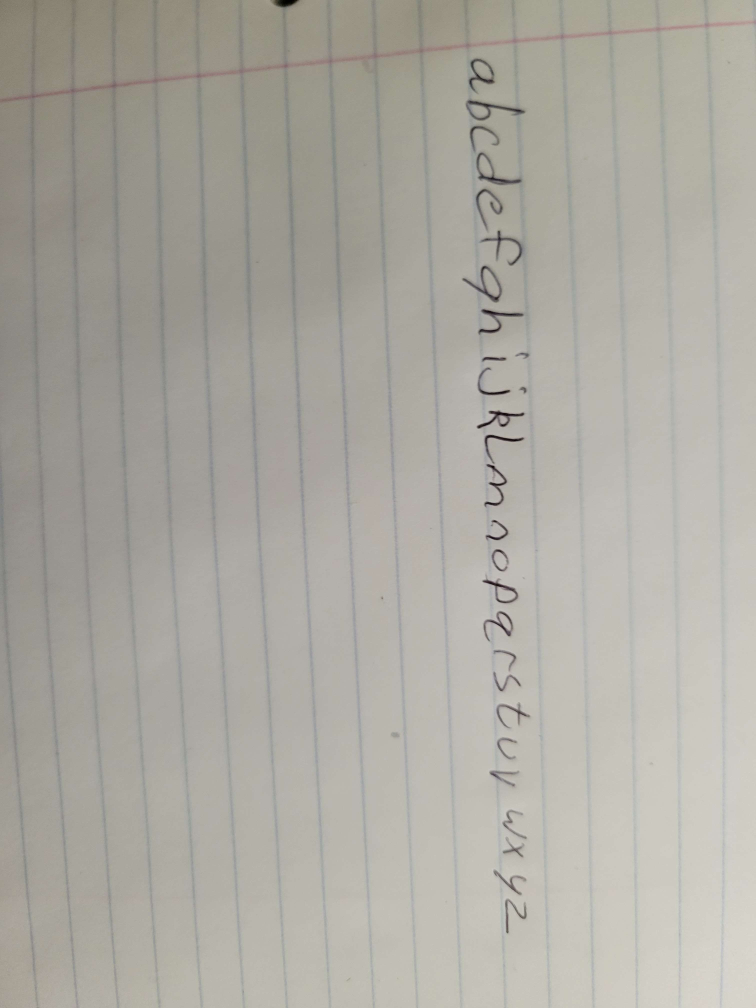
#> input picture OCR_PROJECT/data/sample_1_lower.jpg, 3024 x 4032 px (shown at 1/4 size); its folder holds only this picture in this run
$ python main.py
#> lines starting #> are read from the running program, lines starting #| are printed output that depends on the picture; after the words box and inside, x2 and y2 are one past the last pixel; in counts of white or black regions, pixels touching at a corner belong together
#> (reads OCR_PROJECT/data/truthValue_upper.txt from the repository)
#> (reads OCR_PROJECT/data/truthValue_lower.txt from the repository)
### OCR_PROJECT/preprocess.py
import cv2
import matplotlib.pyplot as plt

def preprocess_image(image_path):
#> called with image_path = 'data/sample_1_lower.jpg'
    img = cv2.imread(image_path)
#> img is the input picture: shape (4032, 3024, 3); mean B, G, R 161.6, 169.5, 172.3
    gray = cv2.cvtColor(img, cv2.COLOR_BGR2GRAY)

    # Apply thresholding
    _, thresh = cv2.threshold(gray, 128, 255, cv2.THRESH_BINARY)
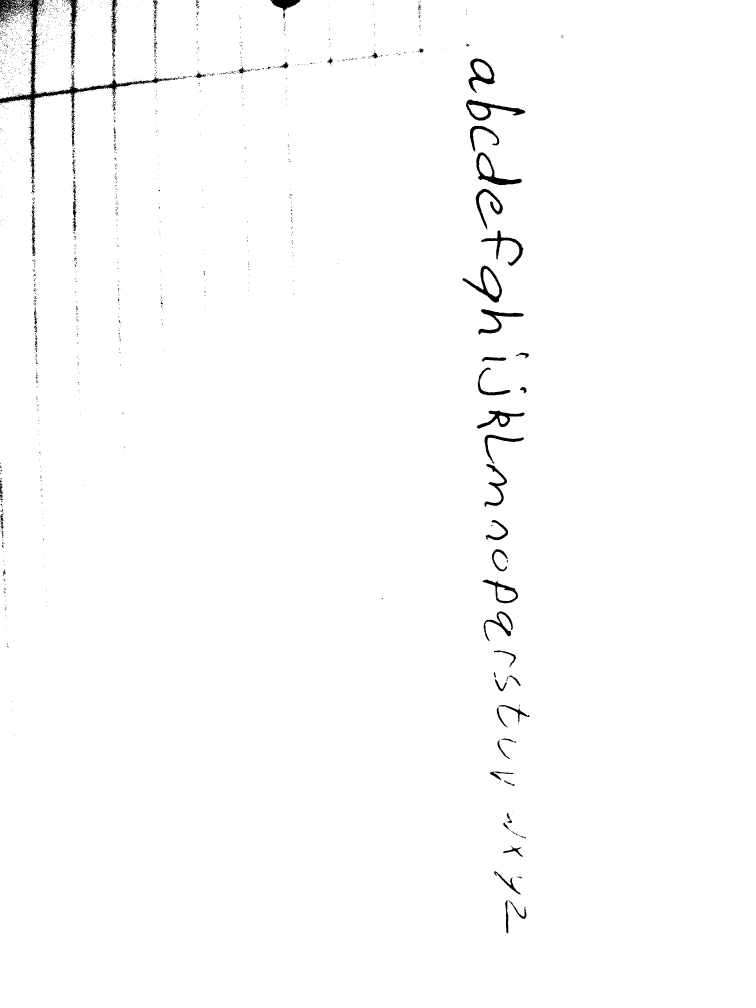
#> thresh: shape (4032, 3024) (shown at 1/4 size); 99% white; 2679 black regions (2476 under 20 px), largest, box (x1, y1, x2, y2) and area: (0, 0, 700, 717) 26272, (1864, 398, 2101, 483) 5507, (1905, 610, 2088, 741) 5424

    # Resize (Optional for OCR)
    thresh = cv2.resize(thresh, None, fx=2, fy=2, interpolation=cv2.INTER_CUBIC)
#> thresh: shape (8064, 6048)

    # Visualize image
    plt.imshow(thresh, cmap='gray')
    plt.title('Processed Image')
    plt.show()

    return thresh

### OCR_PROJECT/ocr.py
 # Functions for running Tesseract OCR

import pytesseract
import cv2


pytesseract.pytesseract.tesseract_cmd = "/usr/bin/tesseract"

def run_ocr(image):
    config = "--oem 1 --psm 7"#tuning psm (Page Segmentation Mode) and oem (OCR Engine Mode
#> (the run stopped early here; a loop or call above may not have finished)
